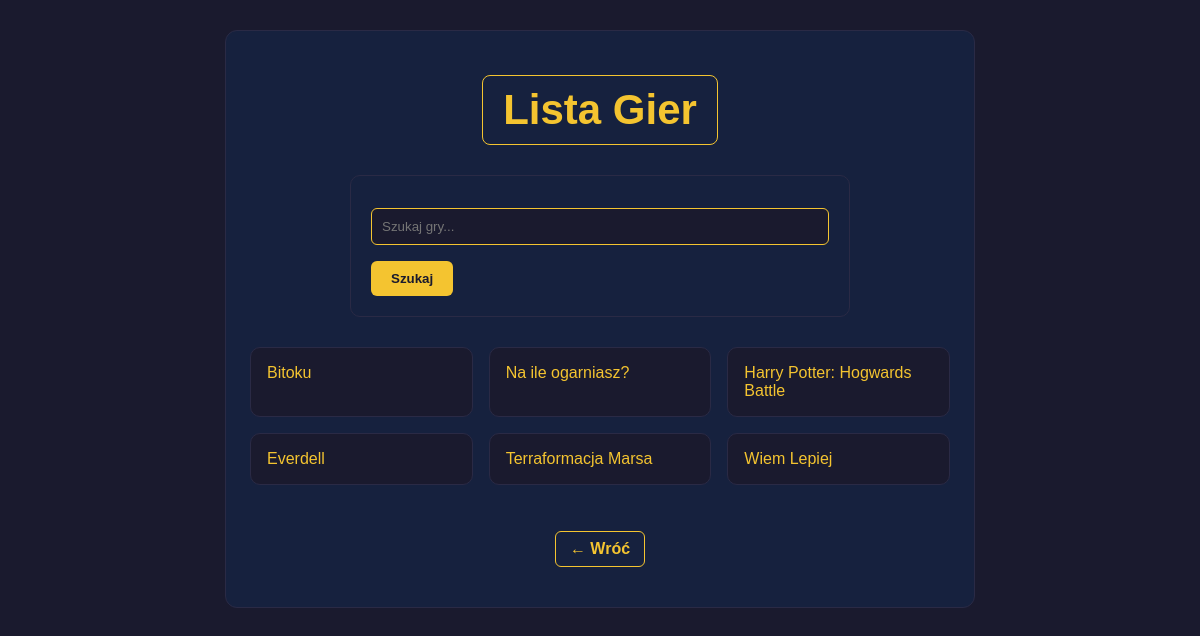
Page /games/game_list/ on the earlier database version.
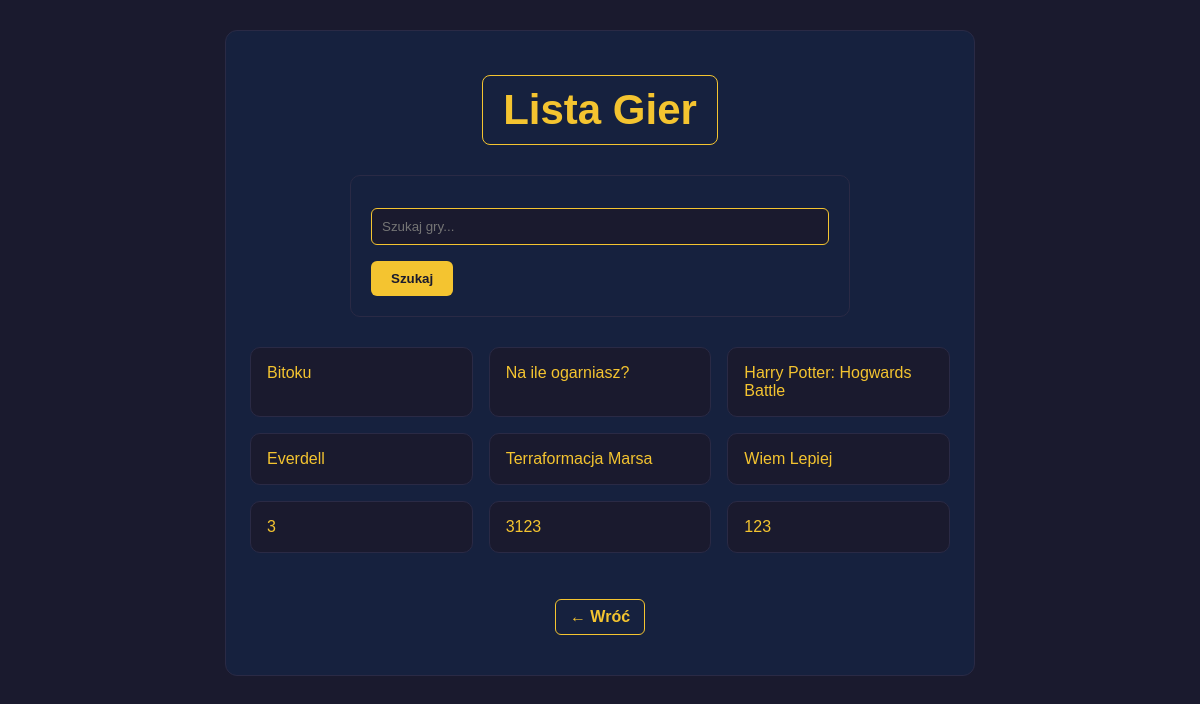
Same page on the later database version.
### catalog/models.py (models this page shows, shortened)
class BoardGame(models.Model):
    title = models.CharField(max_length=200)
    release_year = models.IntegerField()
    publisher = models.CharField(max_length=200)
    description = models.TextField(blank=True)
    image = models.ImageField(upload_to='games/', blank=True)
    min_players = models.IntegerField(
        validators=[
            MinValueValidator(1, message="Za mało graczy."),
            MaxValueValidator(20, message="Za dużo graczy (maks. 20).")
        ]
    )
    max_players = models.IntegerField(
        validators=[
            MinValueValidator(1, message="Za mało graczy."),
            MaxValueValidator(20, message="Za dużo graczy (maks. 20).")
        ]
    )
    min_time = models.IntegerField(
        validators=[
            MinValueValidator(5, message="Minimalny czas to 5 min"),
            MaxValueValidator(360, message="Maksymalny czas to 360 min")
        ]
    )
    max_time = models.IntegerField(
        validators=[
            MinValueValidator(5, message="Minimalny czas to 5 min"),
            MaxValueValidator(360, message="Maksymalny czas to 360 min")
        ]
    )
    min_age = models.IntegerField(
        validators=
        [MinValueValidator(3, message="Minimalny wiek to 3 lata"),
         MaxValueValidator(18, message="Maksymalny wiek to 18 lata")
         ]
    )
    genres = models.ManyToManyField(Genre)

### catalog/views.py (the view)
# urls.py: path('game_list/', views.game_list, name='game_list'),
def game_list(request):
    games = BoardGame.objects.all()
    query = request.GET.get('q')
    if query:
        games = games.filter(title__icontains=query)
    return render(request, "catalog/game_list.html", {
        "games": games,
        "query": query,
    })

### catalog/templates/catalog/game_list.html (shortened to what this page needs)
<!DOCTYPE html>
<html lang="pl">
<head>
    {% load static %}
    <link rel="stylesheet" href="{% static 'catalog/style.css' %}">
</head>
<body>
<div class="game-detail">
    <div class="game-detail__header">
        <h1>Lista Gier</h1>
    </div>
    <form method="GET" action="{% url 'game_list' %}">
        <p>
            <input
                type="text"
                name="q"
                placeholder="Szukaj gry..."
                value="{{ query|default:'' }}"
            >
        </p>
        <div class="buttons">
            <button type="submit">Szukaj</button>
        </div>
    </form>
    <ol class="game-list">
        {% for game in games %}
            <li>
                <a class="game-card game-card-link"
                   href="{% url 'game_detail' game.pk %}">
                    {{ game.title }}
                </a>
            </li>
        {% endfor %}
    </ol>
    <div class="game-detail__actions game-detail__actions--center">
        <a href="{% url 'game_main' %}" class="back-link">← Wróć</a>
    </div>
</div>
</body>
</html>

Differences in the rows shown:
added BoardGame: title "3"
added BoardGame: title "3123"
added BoardGame: title "123"
